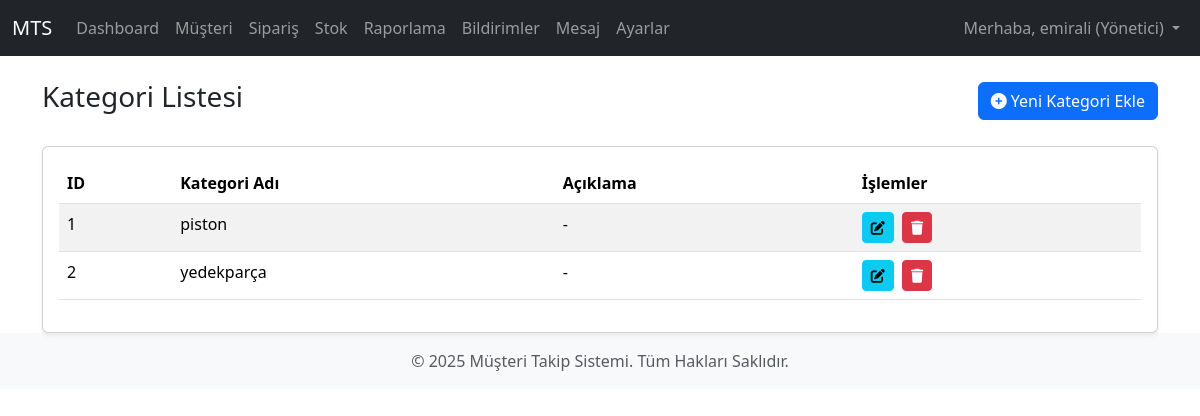
/stock/categories/ (signed in), run on the app's committed database.
### core/models.py (models this page shows, shortened)
class User(AbstractUser):
    USER_TYPE_CHOICES = (
        ("admin", "Yönetici"),
        ("personnel", "Personel"),
        ("customer", "Müşteri"),
    )
    user_type = models.CharField(
        max_length=20,
        choices=USER_TYPE_CHOICES,
        default="customer",
        verbose_name="Kullanıcı Tipi"
    )
    phone_number = models.CharField(
        max_length=15,
        blank=True,
        null=True,
        verbose_name="Telefon Numarası"
    )
    company_name = models.CharField(
        max_length=100,
        blank=True,
        null=True,
        verbose_name="Firma Adı"
    )
    address = models.TextField(
        blank=True,
        null=True,
        verbose_name="Adres"
    )
    customer_segment = models.CharField(
        max_length=20,
        choices=[('individual', 'Bireysel'), ('corporate', 'Kurumsal')],
        blank=True,
        null=True,
        verbose_name="Müşteri Segmenti"
    )
    date_of_birth = models.DateField(
        blank=True,
        null=True,
        verbose_name="Doğum Tarihi"
    )
    notes = models.TextField(
        blank=True,
        null=True,
        verbose_name="Notlar"
    )
    tax_id_number = models.CharField(
        max_length=20,
        blank=True,
        null=True,
        verbose_name="Vergi/Kimlik Numarası"
    )
    payment_preference = models.CharField(
        max_length=50,
        blank=True,
        null=True,
        verbose_name="Ödeme Tercihi"
    )
    debt_status = models.DecimalField(
        max_digits=10,
        decimal_places=2,
        default=0.00,
        verbose_name="Borç Durumu"
    )
    def is_admin(self):
        return self.user_type == "admin"
    def is_personnel(self):
        return self.user_type == "personnel"
    def is_customer(self):
        return self.user_type == "customer"
    def get_user_type_display(self):
        return dict(self.USER_TYPE_CHOICES).get(self.user_type)

### stock/models.py (models this page shows, shortened)
class Category(models.Model):
    name = models.CharField(max_length=100, unique=True, verbose_name="Kategori Adı")
    description = models.TextField(blank=True, null=True, verbose_name="Açıklama")
    class Meta:
        verbose_name = "Kategori"
        verbose_name_plural = "Kategoriler"
        ordering = ['name']

### stock/views.py (the view)
# urls.py: path('categories/', views.CategoryListView.as_view(), name='category_list'),
class CategoryListView(PersonnelRequiredMixin, ListView):
    model = Category
    template_name = 'stock/category_list.html'
    context_object_name = 'categories'
    paginate_by = 15

### core/views.py (called while the page is built)
    def test_func(self):
        return self.request.user.is_authenticated and (self.request.user.is_personnel() or self.request.user.is_admin())

### templates/stock/category_list.html (shortened to what this page needs)
{% extends 'base.html' %}
{% load static %}
{% block content %}
<div class="d-flex justify-content-between align-items-center mb-4">
    <h1 class="h3">Kategori Listesi</h1>
    <a href="{% url 'stock:category_create' %}" class="btn btn-primary"><i class="fas fa-plus-circle"></i> Yeni Kategori Ekle</a>
</div>
<div class="card shadow-sm">
    <div class="card-body">
        {% if categories %}
        <div class="table-responsive">
            <table class="table table-hover table-striped">
                <thead>
                    <tr>
                        <th scope="col">ID</th>
                        <th scope="col">Kategori Adı</th>
                        <th scope="col">Açıklama</th>
                        <th scope="col">İşlemler</th>
                    </tr>
                </thead>
                <tbody>
                    {% for category in categories %}
                    <tr>
                        <td>{{ category.pk }}</td>
                        <td>{{ category.name }}</td>
                        <td>{{ category.description|default:"-" }}</td>
                        <td>
                            <a href="{% url 'stock:category_update' pk=category.pk %}" class="btn btn-sm btn-info me-1" title="Düzenle"><i class="fas fa-edit"></i></a>
                            <a href="{% url 'stock:category_delete' pk=category.pk %}" class="btn btn-sm btn-danger" title="Sil"><i class="fas fa-trash"></i></a>
                        </td>
                    </tr>
                    {% endfor %}
                </tbody>
            </table>
        </div>
        {% else %}
        <div class="alert alert-info text-center" role="alert">
            Henüz kayıtlı kategori bulunmamaktadır.
        </div>
        {% endif %}
    </div>
</div>
{% endblock %}

### templates/base.html (shortened to what this page needs)
{% load static %}
<!DOCTYPE html>
<html lang="tr">
<head>
    <link href="https://cdn.jsdelivr.net/npm/bootstrap@5.3.3/dist/css/bootstrap.min.css" rel="stylesheet">
    <link rel="stylesheet" href="https://cdnjs.cloudflare.com/ajax/libs/font-awesome/6.0.0-beta3/css/all.min.css">
</head>
<body>
    <nav class="navbar navbar-expand-lg navbar-dark bg-dark">
        <div class="container-fluid">
            <a class="navbar-brand" href="{% url 'home' %}">MTS</a>
            <div class="collapse navbar-collapse" id="navbarNav">
                <ul class="navbar-nav me-auto mb-2 mb-lg-0">
                    {% if user.is_authenticated %}
                        {% if user.is_admin %}
                            <li class="nav-item">
                                <a class="nav-link" href="{% url 'dashboard:admin_dashboard' %}">Dashboard</a>
                            </li>
                        {% endif %}
                        {% if user.is_personnel or user.is_admin %}
                            <li class="nav-item">
                                <a class="nav-link" href="{% url 'customers:customer_list' %}">Müşteri</a>
                            </li>
                            <li class="nav-item">
                                <a class="nav-link" href="{% url 'orders:order_list' %}">Sipariş</a>
                            </li>
                            <li class="nav-item">
                                <a class="nav-link" href="{% url 'stock:product_list' %}">Stok</a>
                            </li>
                            <li class="nav-item">
                                <a class="nav-link" href="{% url 'reports:report_list' %}">Raporlama</a>
                            </li>
                        {% endif %}
                        <li class="nav-item">
                            <a class="nav-link" href="{% url 'notifications:user_notifications' %}">Bildirimler</a>
                        </li>
                        <li class="nav-item">
                            <a class="nav-link" href="{% url 'messages_app:message_list' %}">Mesaj</a>
                        </li>
                        <li class="nav-item">
                            <a class="nav-link" href="{% url 'settings_app:theme_settings' %}">Ayarlar</a>
                        </li>
                    {% endif %}
                </ul>
                <ul class="navbar-nav">
                    {% if user.is_authenticated %}
                        <li class="nav-item dropdown">
                            <a class="nav-link dropdown-toggle" href="#" id="navbarDropdown" role="button" data-bs-toggle="dropdown" aria-expanded="false">
                                Merhaba, {{ user.get_full_name|default:user.username }} ({{ user.get_user_type_display }})
                            </a>
                        </li>
                    {% endif %}
                </ul>
            </div>
        </div>
    </nav>
    <main class="container mt-4">
        {% block content %}{% endblock %}
    </main>
    <footer class="footer mt-auto py-3 bg-light">
        <div class="container text-center">
            <span class="text-muted">© 2025 Müşteri Takip Sistemi. Tüm Hakları Saklıdır.</span>
        </div>
    </footer>
</body>
</html>

### data on the page
User: get_full_name "emirali", user_type "Yönetici"
Category: pk "1", name "piston", description "-"
Category: pk "2", name "yedekparça", description "-"
